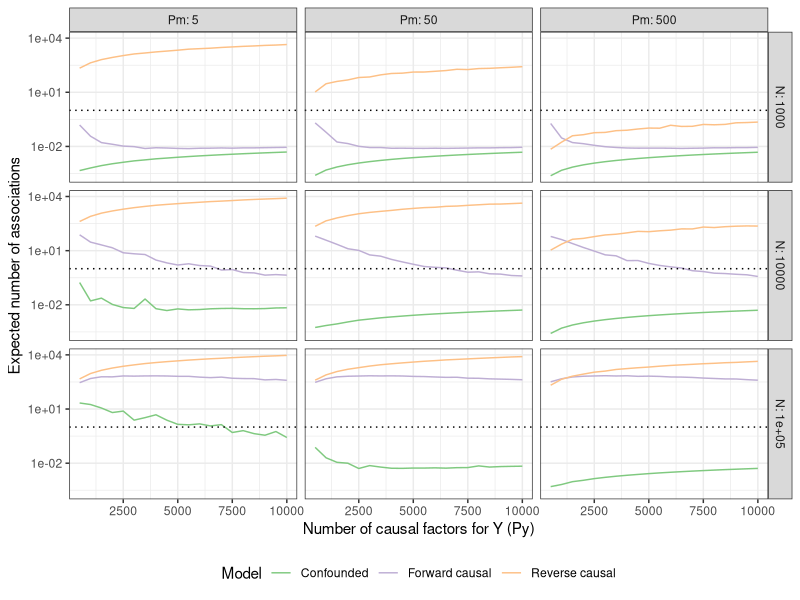

R code for this plot:
## ---- chunk 1
suppressMessages(suppressPackageStartupMessages({
library(pwr)
library(dplyr)
library(ggplot2)
}))
#' Calculate power to detect an EWAS association under models of forward causality, reverse causality, and confounding
#'
#' @param Pm causal factors influencing DNAm
#' @param Py causal factors influencing the trait (Y)
#' @param R2m variance explained in DNAm by the trait
#' @param R2y variance explained in the trait by DNAm
#' @param N sample size
#' @param thresh P value threshold for a "significant" association
#'
#' @return tibble of input parameters and number of expected associations
calc_power <- function(Pm, Py, R2m, R2y, N, thresh)
{
  # Model 1 (forward causal)
  b1 <- rnorm(Py, mean=0, sd=sqrt(R2y/Py))
  pow1 <- pwr.r.test(N, b1, thresh)$power
  nsig1 <- sum(pow1)
  
  # Model 2 (reverse causal)
  b2 <- rnorm(Py, mean=0, sd=sqrt(R2m/Pm))
  pow2 <- pwr.r.test(N, b2, thresh)$power
  nsig2 <- sum(pow2)
  
  # Model 3 (confounded)
  b3 <- b1 * b2
  pow3 <- pwr.r.test(n=N, r=b3, sig.level=thresh)$power
  nsig3 <- sum(pow3)
  
  return(tibble(Pm=Pm, Py=Py, R2m=R2m, R2y=R2y, N=N, thresh=thresh, 
                model=c("Forward causal", "Reverse causal", "Confounded"), 
                nsig=c(nsig1, nsig2, nsig3)
  ))
}
## ---- chunk 2

param <- expand.grid(
  Pm = c(5, 50, 500),
  Py = seq(500, 10000, by=500),
  R2m = c(0.02, 0.2, 0.8),
  R2y = c(0.3, 0.5, 0.7),
  N = c(1000, 10000, 100000),
  thresh=5e-7
)
res <- lapply(1:nrow(param), function(i) do.call(calc_power, param[i,])) %>% bind_rows()
## ---- chunk 3
subset(res, R2m == 0.2 & R2y == 0.5) %>%
ggplot(., aes(x=Py, y=nsig)) +
  geom_line(aes(colour=as.factor(model))) +
  facet_grid(N ~ Pm, labeller=label_both) +
  scale_y_log10() +
  geom_hline(yintercept=1, linetype="dotted") +
  scale_colour_brewer(type="qual") +
  labs(x="Number of causal factors for Y (Py)", 
       y="Expected number of associations", 
       colour="Model") + 
  theme_bw() + 
  theme(legend.position="bottom")
